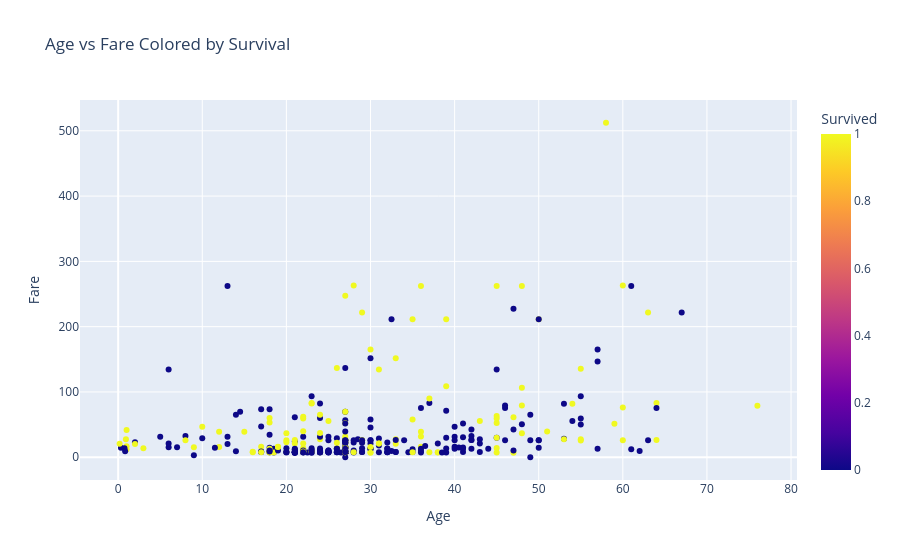

The notebook cell saved with this chart:
### Markdown cell above
# Interactive Visualization & Summary

### Code cell
fig = px.scatter(
    df,
    x="Age",
    y="Fare",
    color="Survived",
    hover_data=["Pclass", "Sex"],
    title="Age vs Fare Colored by Survival"
)

fig.show()

overall_survival = round(df["Survived"].mean()*100,2)

print("EXECUTIVE SUMMARY")
print("-"*40)

print(f"Overall Survival Rate: {overall_survival}%")
print("Women survived more than men.")
print("1st Class passengers survived more than 3rd Class passengers.")
print("Gender and Passenger Class are the strongest factors affecting survival.")

### Figure 1 — Plotly figure (JSON) as saved in the notebook; plotly's stock layout.template omitted (floating-point values rounded to 4 significant figures; data arrays with more than 128 entries replaced by an {"elided": "..."} marker saying what was removed)
{"data": [{"customdata": {"elided": "418x2 mixed values"}, "hovertemplate": "Age=%{x}<br>Fare=%{y}<br>Pclass=%{customdata[0]}<br>Sex=%{customdata[1]}<br>Survived=%{marker.color}<extra></extra>", "legendgroup": "", "marker": {"color": {"elided": "418 int values"}, "coloraxis": "coloraxis", "symbol": "circle"}, "mode": "markers", "name": "", "orientation": "v", "showlegend": false, "type": "scatter", "x": {"elided": "418 float values"}, "xaxis": "x", "y": {"elided": "418 float values"}, "yaxis": "y"}], "layout": {"coloraxis": {"colorbar": {"title": {"text": "Survived"}}, "colorscale": [[0, "#0d0887"], [0.1111, "#46039f"], [0.2222, "#7201a8"], [0.3333, "#9c179e"], [0.4444, "#bd3786"], [0.5556, "#d8576b"], [0.6667, "#ed7953"], [0.7778, "#fb9f3a"], [0.8889, "#fdca26"], [1, "#f0f921"]]}, "legend": {"tracegroupgap": 0}, "title": {"text": "Age vs Fare Colored by Survival"}, "xaxis": {"anchor": "y", "domain": [0, 1], "title": {"text": "Age"}}, "yaxis": {"anchor": "x", "domain": [0, 1], "title": {"text": "Fare"}}}}
